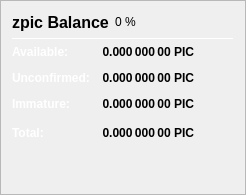
                   <widget class="QFrame" name="frame_ZerocoinBalances">
                    <property name="frameShape">
                     <enum>QFrame::StyledPanel</enum>
                    </property>
                    <property name="frameShadow">
                     <enum>QFrame::Raised</enum>
                    </property>
                    <layout class="QVBoxLayout" name="verticalLayout_7">
                     <item>
                      <layout class="QHBoxLayout" name="horizontalLayout_8" stretch="0,0,0">
                       <item>
                        <widget class="QLabel" name="label_5z_3">
                         <property name="minimumSize">
                          <size>
                           <width>0</width>
                           <height>20</height>
                          </size>
                         </property>
                         <property name="font">
                          <font>
                           <pointsize>12</pointsize>
                           <weight>75</weight>
                           <bold>true</bold>
                          </font>
                         </property>
                         <property name="text">
                          <string>zpic Balance</string>
                         </property>
                        </widget>
                       </item>
                       <item>
                        <widget class="QLabel" name="labelzpicPercent">
                         <property name="text">
                          <string notr="true">0 %</string>
                         </property>
                        </widget>
                       </item>
                       <item>
                        <spacer name="horizontalSpacer_11">
                         <property name="orientation">
                          <enum>Qt::Horizontal</enum>
                         </property>
                         <property name="sizeHint" stdset="0">
                          <size>
                           <width>40</width>
                           <height>20</height>
                          </size>
                         </property>
                        </spacer>
                       </item>
                      </layout>
                     </item>
                     <item>
                      <widget class="Line" name="line_ZerocoinBalance">
                       <property name="minimumSize">
                        <size>
                         <width>0</width>
                         <height>1</height>
                        </size>
                       </property>
                       <property name="maximumSize">
                        <size>
                         <width>16777215</width>
                         <height>1</height>
                        </size>
                       </property>
                       <property name="orientation">
                        <enum>Qt::Horizontal</enum>
                       </property>
                      </widget>
                     </item>
                     <item>
                      <layout class="QGridLayout" name="gridLayout_5">
                       <property name="spacing">
                        <number>12</number>
                       </property>
                       <item row="1" column="0">
                        <widget class="QLabel" name="labelzBalanceMatureText">
                         <property name="toolTip">
                          <string>Mature: more than 20 confirmation and more than 1 mint of the same denomination after it was minted.
These zpic are spendable.</string>
                         </property>
                         <property name="text">
                          <string>&lt;html&gt;&lt;head/&gt;&lt;body&gt;&lt;p&gt;&lt;span style=&quot; font-weight:600; color:#ffffff;&quot;&gt;Available:&lt;/span&gt;&lt;/p&gt;&lt;/body&gt;&lt;/html&gt;</string>
                         </property>
                        </widget>
                       </item>
                       <item row="1" column="1">
                        <widget class="QLabel" name="labelzBalanceMature">
                         <property name="font">
                          <font>
                           <weight>75</weight>
                           <bold>true</bold>
                          </font>
                         </property>
                         <property name="toolTip">
                          <string>Mature: more than 20 confirmation and more than 1 mint of the same denomination after it was minted.
These zpic are spendable.</string>
                         </property>
                         <property name="text">
                          <string notr="true">0.000 000 00 PIC</string>
                         </property>
                         <property name="alignment">
                          <set>Qt::AlignRight|Qt::AlignTrailing|Qt::AlignVCenter</set>
                         </property>
                        </widget>
                       </item>
                       <item row="2" column="0">
                        <widget class="QLabel" name="labelzBalanceUnconfirmedText">
                         <property name="toolTip">
                          <string>Unconfirmed: less than 20 confirmations
Immature: confirmed, but less than 1 mint of the same denomination after it was minted</string>
                         </property>
                         <property name="text">
                          <string>&lt;html&gt;&lt;head/&gt;&lt;body&gt;&lt;p&gt;&lt;span style=&quot; font-weight:600; color:#ffffff;&quot;&gt;Unconfirmed:&lt;/span&gt;&lt;/p&gt;&lt;/body&gt;&lt;/html&gt;</string>
                         </property>
                        </widget>
                       </item>
                       <item row="2" column="1">
                        <widget class="QLabel" name="labelzBalanceUnconfirmed">
                         <property name="font">
                          <font>
                           <weight>75</weight>
                           <bold>true</bold>
                          </font>
                         </property>
                         <property name="toolTip">
                          <string>Unconfirmed: less than 20 confirmations
Immature: confirmed, but less than 1 mint of the same denomination after it was minted</string>
                         </property>
                         <property name="text">
                          <string notr="true">0.000 000 00 PIC</string>
                         </property>
                         <property name="alignment">
                          <set>Qt::AlignRight|Qt::AlignTrailing|Qt::AlignVCenter</set>
                         </property>
                        </widget>
                       </item>
                       <item row="3" column="0">
                        <widget class="QLabel" name="labelzBalanceImmatureText">
                         <property name="toolTip">
                          <string>Unconfirmed: less than 20 confirmations
Immature: confirmed, but less than 1 mint of the same denomination after it was minted</string>
                         </property>
                         <property name="text">
                          <string>&lt;html&gt;&lt;head/&gt;&lt;body&gt;&lt;p&gt;&lt;span style=&quot; font-weight:600; color:#ffffff;&quot;&gt;Immature:&lt;/span&gt;&lt;/p&gt;&lt;/body&gt;&lt;/html&gt;</string>
                         </property>
                        </widget>
                       </item>
                       <item row="3" column="1">
                        <widget class="QLabel" name="labelzBalanceImmature">
                         <property name="font">
                          <font>
                           <weight>75</weight>
                           <bold>true</bold>
                          </font>
                         </property>
                         <property name="toolTip">
                          <string>Unconfirmed: less than 20 confirmations
Immature: confirmed, but less than 1 mint of the same denomination after it was minted</string>
                         </property>
                         <property name="text">
                          <string notr="true">0.000 000 00 PIC</string>
                         </property>
                         <property name="alignment">
                          <set>Qt::AlignRight|Qt::AlignTrailing|Qt::AlignVCenter</set>
                         </property>
                        </widget>
                       </item>
                       <item row="4" column="0">
                        <widget class="QLabel" name="labelzBalanceText">
                         <property name="toolTip">
                          <string>Your current zpic balance, unconfirmed and immature zpic included.</string>
                         </property>
                         <property name="text">
                          <string>&lt;html&gt;&lt;head/&gt;&lt;body&gt;&lt;p&gt;&lt;span style=&quot; font-weight:600; color:#ffffff;&quot;&gt;Total:&lt;/span&gt;&lt;/p&gt;&lt;/body&gt;&lt;/html&gt;</string>
                         </property>
                        </widget>
                       </item>
                       <item row="4" column="1">
                        <widget class="QLabel" name="labelzBalance">
                         <property name="font">
                          <font>
                           <weight>75</weight>
                           <bold>true</bold>
                          </font>
                         </property>
                         <property name="cursor">
                          <cursorShape>IBeamCursor</cursorShape>
                         </property>
                         <property name="toolTip">
                          <string>Your current zpic balance, unconfirmed and immature zpic included.</string>
                         </property>
                         <property name="text">
                          <string notr="true">0.000 000 00 PIC</string>
                         </property>
                         <property name="alignment">
                          <set>Qt::AlignRight|Qt::AlignTrailing|Qt::AlignVCenter</set>
                         </property>
                         <property name="textInteractionFlags">
                          <set>Qt::LinksAccessibleByMouse|Qt::TextSelectableByKeyboard|Qt::TextSelectableByMouse</set>
                         </property>
                        </widget>
                       </item>
                       <item row="4" column="2">
                        <spacer name="horizontalSpacer_4">
                         <property name="orientation">
                          <enum>Qt::Horizontal</enum>
                         </property>
                         <property name="sizeHint" stdset="0">
                          <size>
                           <width>40</width>
                           <height>20</height>
                          </size>
                         </property>
                        </spacer>
                       </item>
                      </layout>
                     </item>
                     <item>
                      <spacer name="verticalSpacer_4">
                       <property name="orientation">
                        <enum>Qt::Vertical</enum>
                       </property>
                       <property name="sizeHint" stdset="0">
                        <size>
                         <width>20</width>
                         <height>40</height>
                        </size>
                       </property>
                      </spacer>
                     </item>
                    </layout>
                   </widget>
